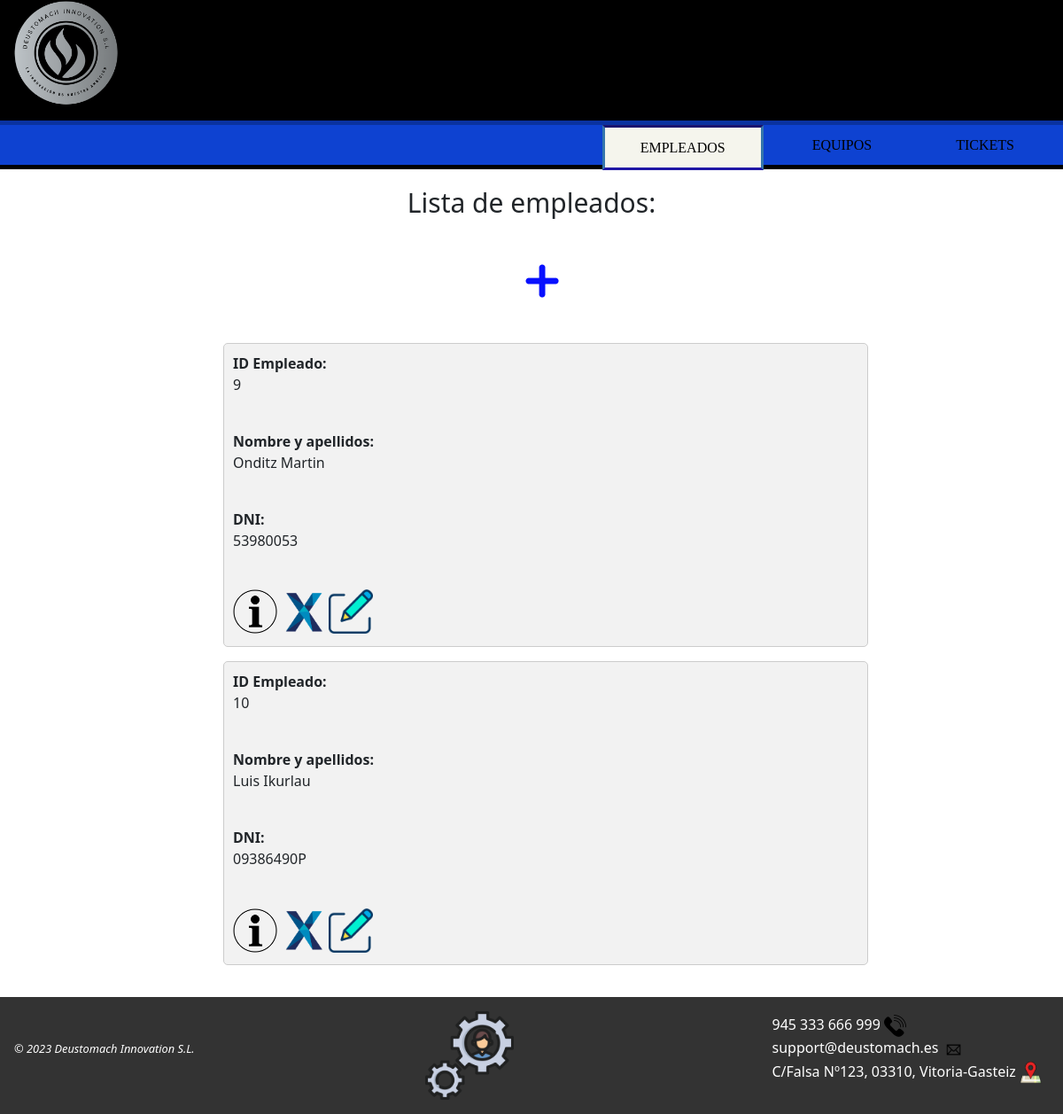
The app's page /AppWeb/listadoEmpleados/, older data.
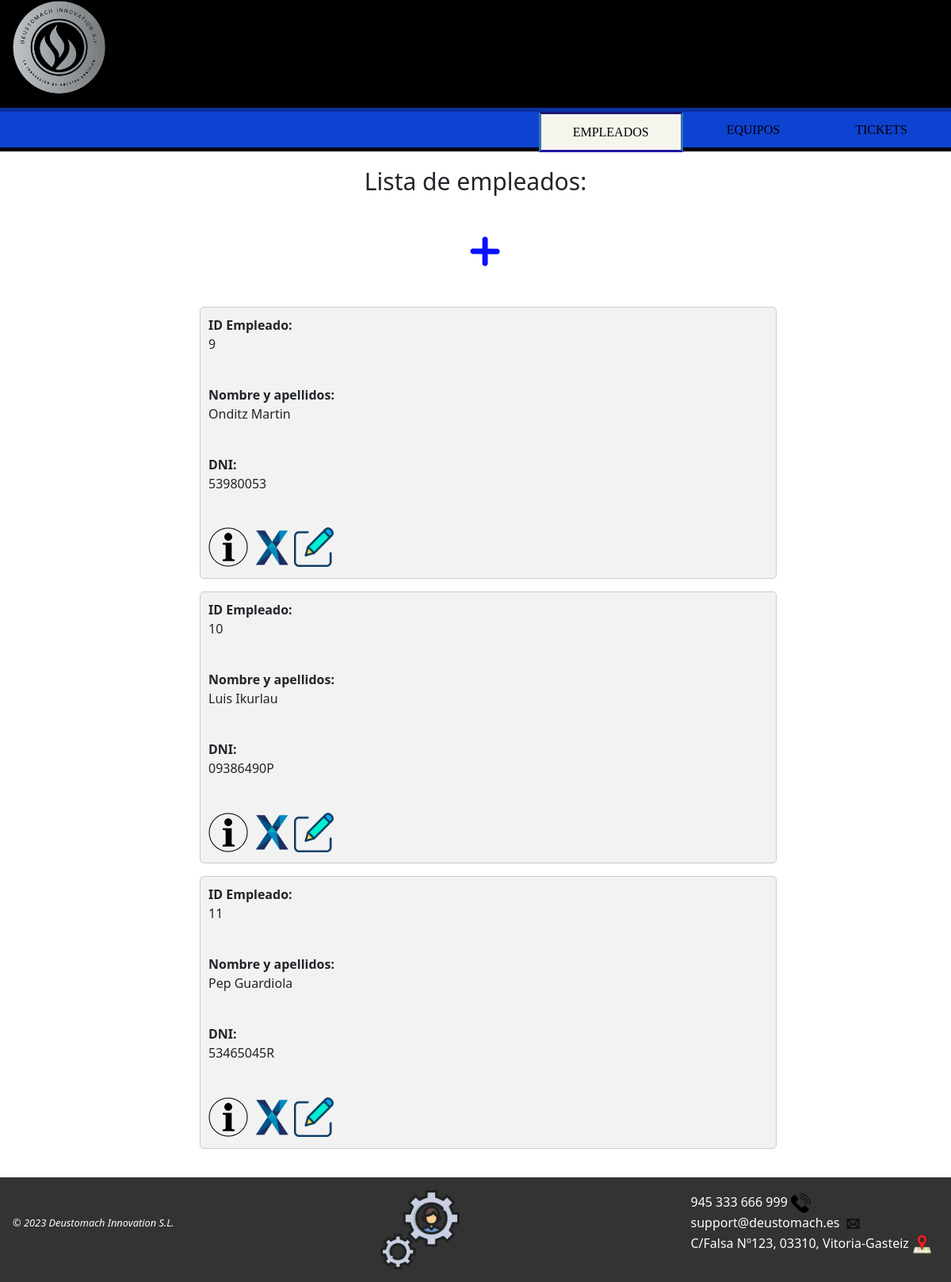
The same page, newer data.
### AppWeb/models.py (models this page shows, shortened)
class Empleado(models.Model):
    dni = models.CharField(max_length=9, unique=True)
    nombre = models.CharField(max_length=15)
    apellidos = models.CharField(max_length=25)
    email = models.CharField(max_length=30)
    telefono = models.IntegerField(default=0)

### AppWeb/views.py (the view)
# urls.py: path('AppWeb/listadoEmpleados/', ListaEmpleado.as_view(), name='listado-empleado'),
class ListaEmpleado(ListView):
    model = Empleado
    template_name = 'listadoEmpleados.html'

### AppWeb/Templates/listadoEmpleados.html
{% extends "homeEmpleados.html" %}
{% load static %}
{% block contenido %}
<div class="contenido">
    <h1>Lista de empleados:</h1>
    <div id="mas">
        <a href="{% url 'gestion:crear-empleado' %}"><img class="crear" src="{% static 'images/mas2.gif' %}" width="100px" title="Crear un empleado nuevo"></a>
    </div>
    {% if object_list %}
        {% for emp in object_list %}
        <ul>
            <div class="objetos">
                <b>ID Empleado: </b><p>{{emp.id}}</p><br>
                <b>Nombre y apellidos:</b><p>{{emp.nombre}} {{emp.apellidos}}</p><br>
                <b>DNI:</b><p>{{ emp.dni }}</p><br>
                <a href="{% url 'gestion:detalle-empleado' emp.id %}"><img src="{% static 'images/info.png' %}"  title="Pulsa para ver los detalles del empleado" width="50px"></a>
                <a href="{% url 'gestion:borrar-empleado' emp.id %}"><img src="{% static 'images/delete.png' %}" title="Haz clic para eliminar al empleado" width="50px"></a>
                <a href="{% url 'gestion:modificar-empleado' emp.id %}"><img src="{% static 'images/editar.png' %}" title="Haz clic para editar este empleado" width="50px" ></a>
            </div>
        </ul>
        {% endfor %}
    {% else %}
        <h1>No hay empleados disponibles</h1>
    {% endif %}
</div>
{% endblock %}

Row changes from the older to the newer data that the page shows:
added Empleado: id "11", nombre "Pep", apellidos "Guardiola", dni "53465045R"
